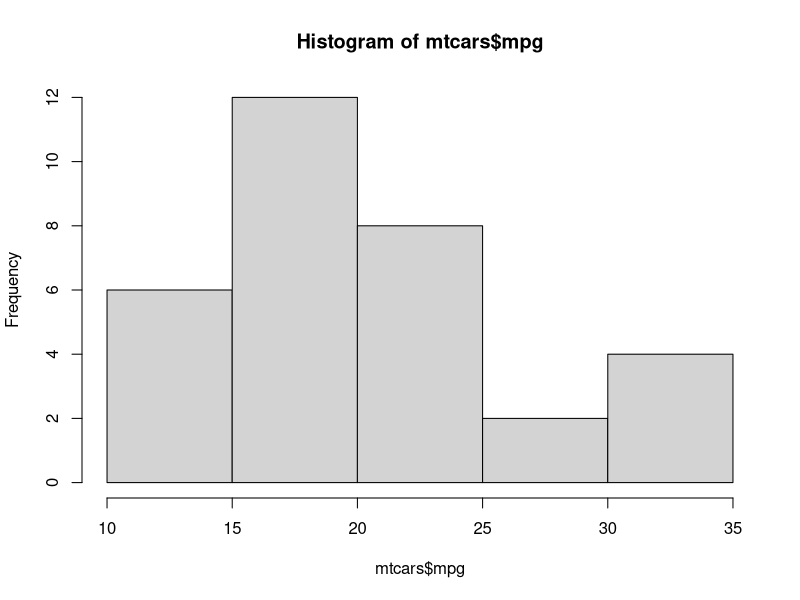
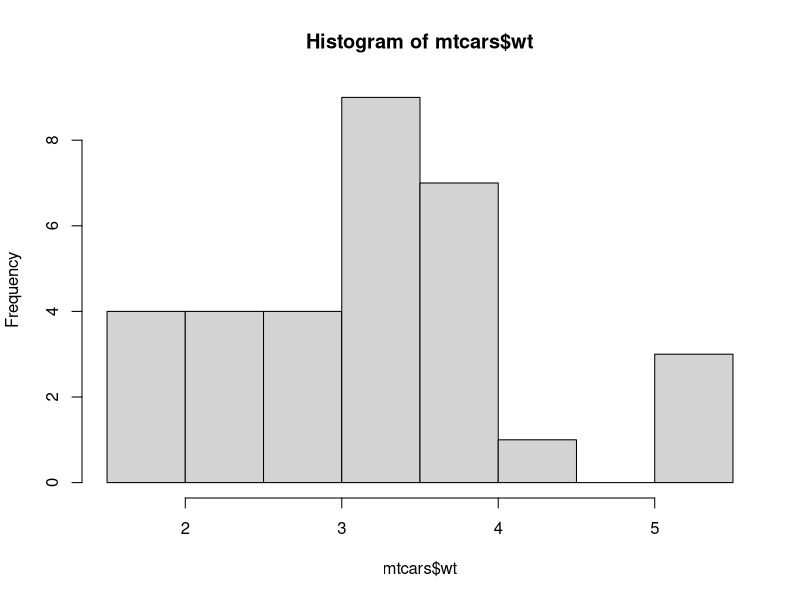
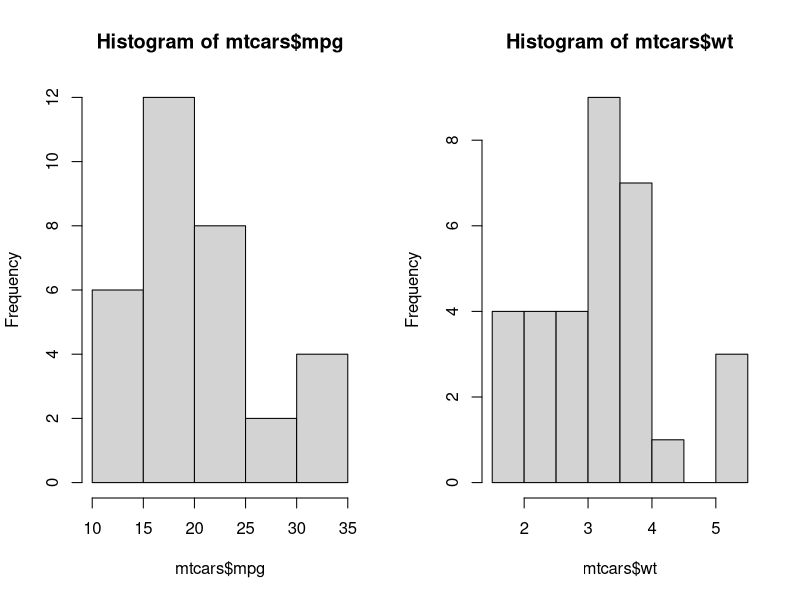
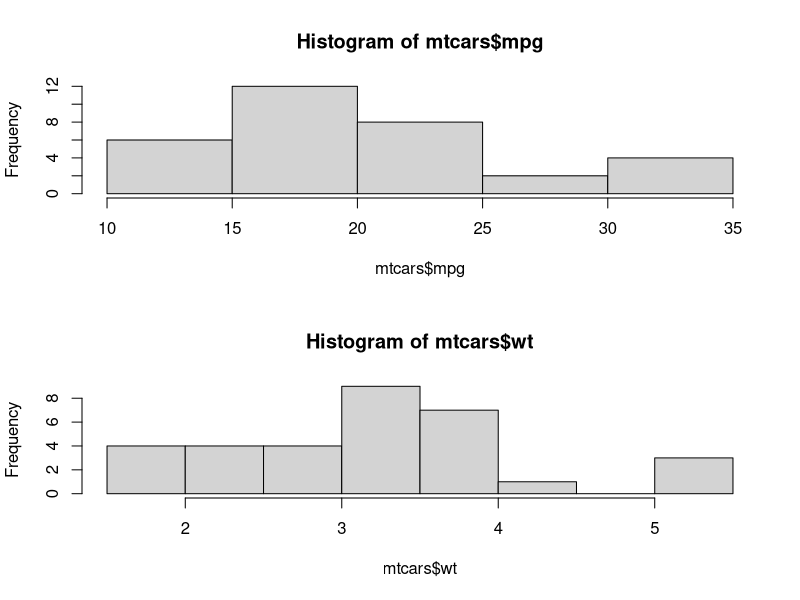
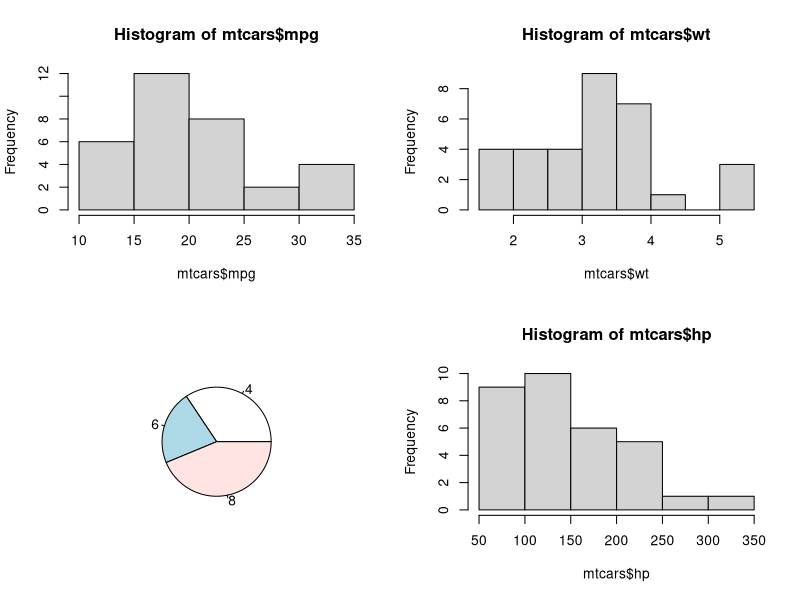

Source code (R) for these figures, in order:


hist(mtcars$mpg)
hist(mtcars$wt)

par(mfrow=c(1,2)) # To print side by side.. 1,2 means 1 row and 2 columns
hist(mtcars$mpg)
hist(mtcars$wt)

par(mfrow=c(2,1))
hist(mtcars$mpg)
hist(mtcars$wt)

par(mfrow=c(2,2))
hist(mtcars$mpg)
hist(mtcars$wt)
pie(table(mtcars$cyl))
hist(mtcars$hp)

par(mfrow=c(1,1))  #to reset it 
